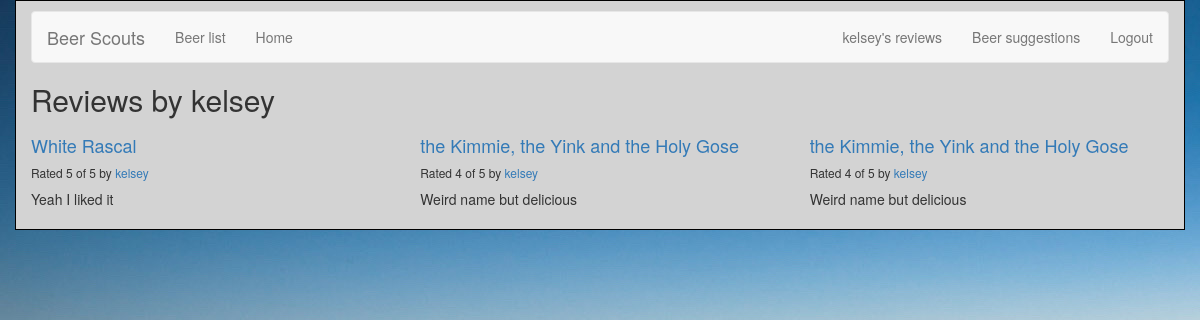
/reviews/review/user/ (signed in), run on the app's committed database.
### reviews/models.py (models this page shows, shortened)
class Review(models.Model):
    RATING_CHOICES = (
        (1, '1'),
        (2, '2'),
        (3, '3'),
        (4, '4'),
        (5, '5'),
    )
    beer = models.ForeignKey(Beer, on_delete=models.CASCADE,)
    pub_date = models.DateTimeField('date published')
    user_name = models.CharField(max_length=100)
    comment = models.CharField(max_length=200)
    rating = models.IntegerField(choices=RATING_CHOICES)

class Beer(models.Model):
    name = models.CharField(max_length=200)
    abv = models.CharField(max_length=200)
    ibu = models.CharField(max_length=200)
    style = models.CharField(max_length=200)
    ounces = models.CharField(max_length=200)

### reviews/views.py (the view)
# urls.py: re_path(r'^review/user/(?P<username>\w+)/$', views.user_review_list, name='user_review_list'),
def user_review_list(request, username=None):
    if not username:
        username = request.user.username
    latest_review_list = Review.objects.filter(user_name=username).order_by('-pub_date')
    context = {'latest_review_list':latest_review_list, 'username':username}
    return render(request, 'reviews/user_review_list.html', context)

### reviews/templates/reviews/user_review_list.html
{% extends 'reviews/review_list.html' %}
{% block title %}
<h2>Reviews by {{ username }}</h2>
{% endblock %}

### reviews/templates/reviews/review_list.html (shortened to what this page needs)
{% extends 'base.html' %}
  {% block content %}
  {% if latest_review_list %}
  <div class="row">
      {% for review in latest_review_list %}
      <div class="col-xs-6 col-lg-4">
          <h4><a href="{% url 'reviews:review_detail' review.id %}">
          {{ review.beer.name }}
          </a></h4>
          <h6>Rated {{ review.rating }} of 5 by <a href="{% url 'reviews:user_review_list' review.user_name %}" >{{ review.user_name }}</a></h6>
          <p>{{ review.comment }}</p>
      </div>
      {% endfor %}
  </div>
  {% else %}
  <p>No reviews are available.</p>
  {% endif %}
  {% endblock %}

### templates/base.html (shortened to what this page needs)
{% load bootstrap3 %}
{%load static%}
<link rel="stylesheet" href="{% static 'reviews/style.css'%}" type="text/css">
{% bootstrap_css %}
{% block bootstrap3_content %}
<div class="container">
    <nav class="navbar navbar-default">
        <div class="navbar-header">
            <a class="navbar-brand" href="{% url 'reviews:review_list' %}">Beer Scouts</a>
        </div>
        <div id="navbar" class="navbar-collapse collapse">
            <ul class="nav navbar-nav">
                <li><a href="{% url 'reviews:beer_list' %}">Beer list</a></li>
                <li><a href="{% url 'reviews:review_list' %}">Home</a></li>
            </ul>
            <ul class="nav navbar-nav navbar-right">
            {% if user.is_authenticated %}
                <li><a href="{% url 'reviews:user_review_list' user.username %}">{{ user.username }}'s reviews</a></li>
                <li><a href="{% url 'reviews:user_recommendation_list' %}">Beer suggestions</a></li>
                <li><a href="{% url 'auth:logout' %}">Logout</a></li>
                {% else %}
                <li><a href="{% url 'auth:login' %}">Login</a></li>
                <li><a href="/accounts/register">Register</a></li>
                {% endif %}
            </ul>
        </div>
    </nav>
    <h1>{% block title %}(no title){% endblock %}</h1>
    {% block content %}(no content){% endblock %}
</div>
{% endblock %}

### reviews/static/reviews/style.css (style rules this page uses)
.container { margin: auto; width: 80%; border: 1px solid black; padding: 10px; background-color: lightgray; box-shadow: gray; }
a { color: black; }
h1 { font-style: oblique; align-items: center; }
h4 { color: black; }

### data on the page
Review: beer.name "White Rascal", rating "5", user_name "kelsey", comment "Yeah I liked it"
Review: beer.name "the Kimmie, the Yink and the Holy Gose", rating "4", user_name "kelsey", comment "Weird name but delicious"
Review: beer.name "the Kimmie, the Yink and the Holy Gose", rating "4", user_name "kelsey", comment "Weird name but delicious"

### other printed values
{{ user.username }} "kelsey"
{{ username }} "kelsey"
